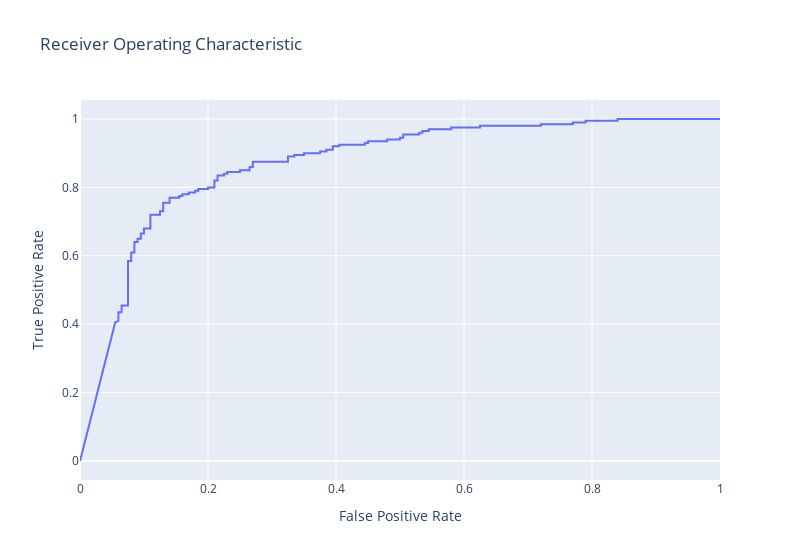

Write notebook code for a chart like this one.
### Code cell
# Perform for the first time a sentiment classification of all the reviews as above, but using only 80% of the data to build the dictionary of the vectorizer.
average_accuracy_rawtext_80dict = split_vectorize_fit_predict(reviews_vector, ground_truth_vector, K, 'pos', True)

### Figure 1 — Plotly figure (JSON) as saved in the notebook; plotly's stock layout.template omitted (floating-point values rounded to 4 significant figures)
{"data": [{"hovertemplate": "False Positive Rate=%{x}<br>True Positive Rate=%{y}<extra></extra>", "legendgroup": "", "line": {"color": "#636efa", "dash": "solid"}, "marker": {"symbol": "circle"}, "mode": "lines", "name": "", "orientation": "v", "showlegend": false, "x": [0.0, 0.055, 0.06, 0.06, 0.06, 0.065, 0.065, 0.075, 0.075, 0.08, 0.08, 0.085, 0.085, 0.09, 0.09, 0.095, 0.095, 0.1, 0.1, 0.11, 0.11, 0.125, 0.125, 0.13, 0.13, 0.14, 0.14, 0.155, 0.155, 0.16, 0.16, 0.17, 0.17, 0.18, 0.18, 0.185, 0.185, 0.2, 0.2, 0.21, 0.21, 0.215, 0.215, 0.225, 0.225, 0.23, 0.23, 0.25, 0.25, 0.265, 0.265, 0.27, 0.27, 0.325, 0.325, 0.335, 0.335, 0.35, 0.35, 0.375, 0.375, 0.385, 0.385, 0.395, 0.395, 0.405, 0.405, 0.445, 0.445, 0.45, 0.45, 0.48, 0.48, 0.5, 0.5, 0.505, 0.505, 0.53, 0.53, 0.535, 0.535, 0.545, 0.545, 0.58, 0.58, 0.625, 0.625, 0.72, 0.72, 0.77, 0.77, 0.79, 0.79, 0.84, 0.84, 1.0], "xaxis": "x", "y": [0.0, 0.405, 0.41, 0.415, 0.435, 0.435, 0.455, 0.455, 0.585, 0.585, 0.61, 0.61, 0.64, 0.64, 0.65, 0.65, 0.665, 0.665, 0.68, 0.68, 0.72, 0.72, 0.73, 0.73, 0.755, 0.755, 0.77, 0.77, 0.775, 0.775, 0.78, 0.78, 0.785, 0.785, 0.79, 0.79, 0.795, 0.795, 0.8, 0.8, 0.82, 0.82, 0.835, 0.835, 0.84, 0.84, 0.845, 0.845, 0.85, 0.85, 0.86, 0.86, 0.875, 0.875, 0.89, 0.89, 0.895, 0.895, 0.9, 0.9, 0.905, 0.905, 0.91, 0.91, 0.92, 0.92, 0.925, 0.925, 0.93, 0.93, 0.935, 0.935, 0.94, 0.94, 0.945, 0.945, 0.955, 0.955, 0.96, 0.96, 0.965, 0.965, 0.97, 0.97, 0.975, 0.975, 0.98, 0.98, 0.985, 0.985, 0.99, 0.99, 0.995, 0.995, 1.0, 1.0], "yaxis": "y", "type": "scatter"}], "layout": {"xaxis": {"anchor": "y", "domain": [0.0, 1.0], "title": {"text": "False Positive Rate"}}, "yaxis": {"anchor": "x", "domain": [0.0, 1.0], "title": {"text": "True Positive Rate"}}, "legend": {"tracegroupgap": 0}, "title": {"text": "Receiver Operating Characteristic"}, "width": 800}}
